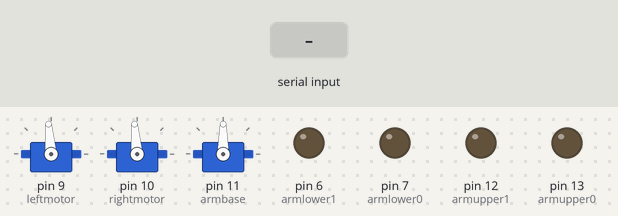
Recording of a sketch running on a simulated Arduino Uno, built with avr-gcc and run on an emulated ATmega328P. Parts: 3 × servo, output pins drawn as LEDs (lit = HIGH). Inputs (shaded band) come from the test bench.

Above: at 1.2 s.
1.3 s: "2" received over Serial
At 1.7 s:
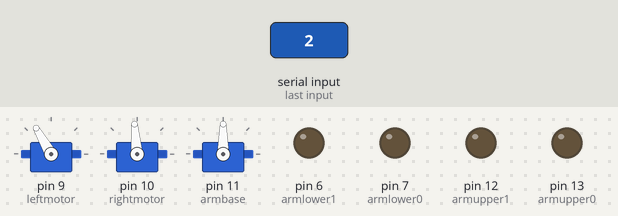
4.0 s: byte 65 ('A') received over Serial
At 4.7 s:
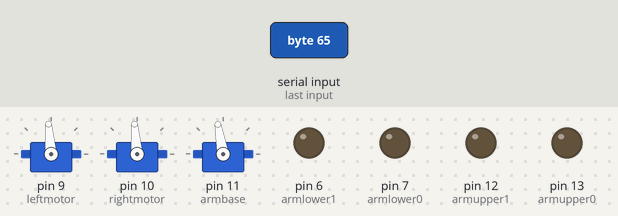
5.5 s: byte 76 ('L') received over Serial
At 5.9 s:
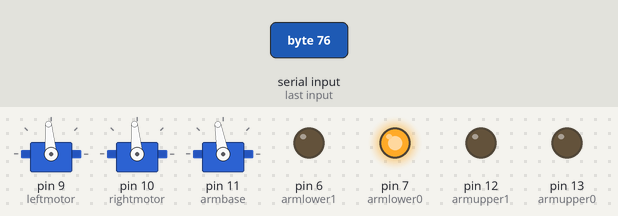
7.0 s: byte 66 ('B') received over Serial
At 8.2 s:
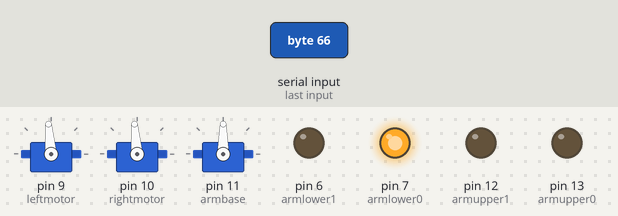
8.5 s: byte 82 ('R') received over Serial
At 9.3 s:
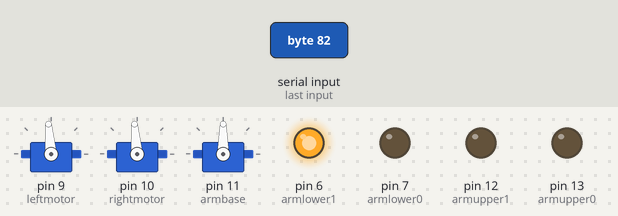
10.0 s: "3" received over Serial
At 10.7 s:
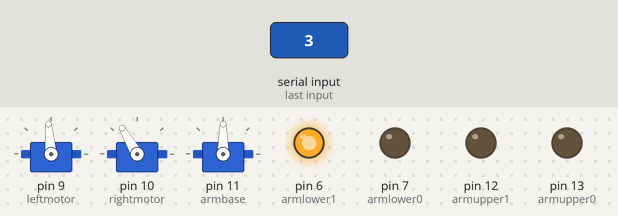
Timing chart, 0 to 13.0 s (numbered marks = the images above; inputs shaded):
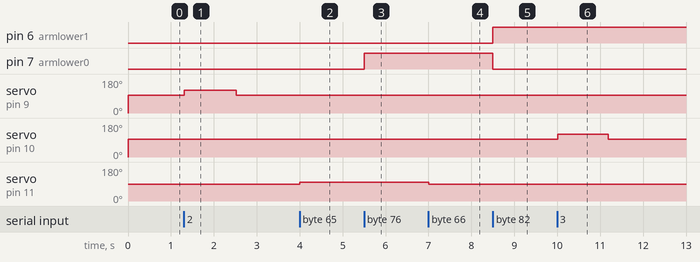

Measured:
- after the input at 1.3 s, servo on pin 9 (leftmotor): 95° → 120° at once, → 95° 1.2 s later
- after the input at 4.0 s, servo on pin 11 (armbase): 90° → 100° at once
- after the input at 5.5 s, pin 7 (armlower0): LOW → HIGH at once
- after the input at 7.0 s, servo on pin 11 (armbase): 100° → 90° at once
- after the input at 8.5 s, pin 6 (armlower1): LOW → HIGH at once; pin 7 (armlower0): HIGH → LOW at once
- after the input at 10.0 s, servo on pin 10 (rightmotor): 95° → 120° at once, → 95° 1.2 s later

The sketch:

Robot_control.ino
```cpp
//Made by Brendon Brown
//Last updated March 11th, 2019
//This code takes the serial data it has received from the xbee and performs actions accordingly
//Pins 5 and 6 have PWM frequency of ~980 Hz and the rest ~490 Hz
//NOTE: the pins I have used and the actions of the robot will change depending on need
//this code expects the robot to be expecting RC/servo signals to work. [Most motor controllers accept this as an input]

//This code needs to be updated and can be improved drastically
//This code will have to be changed every year as long as the robot is changed/updated
//Remember to hook up the circuit correctly and to have a common ground on almost all circuits used in the robot

#include <Servo.h>
//note when using the servo library the frequency is not important because the way servo signals work, be sure to understand why this is...

Servo leftmotor;
Servo rightmotor;
int armupper0 = 13;
int armupper1 = 12;
int armlower0 = 7;
int armlower1 = 6;
Servo armbase;
char controlinput;      //This is where the serial input data gets put
char lastright = '1';   //Records the last left motor input
char lastleft = '0';    //Records the last right motor input
int variableleft;       //This variable is for the value of the left motor
int variableright;      //This variable is for the value of the right motor
int armbasepos = 90;    //This variable is for the value of the base of the arm
int countl = 0;         //The counter here needs to be updated for future applications so its more accurate but right now its a simple solution for lost of signal from the source
int countr = 0;
char armstatel = 'X';   //Records the last state of the lower arm (This actually might not be needed)
char armstateu = 'Y';   //Records the last state of the upper arm (This actually might not be needed)

void setup() {
  leftmotor.attach(9);
  rightmotor.attach(10);
  armbase.attach(11);
  pinMode(armupper0, OUTPUT);
  pinMode(armupper1, OUTPUT);
  pinMode(armlower0, OUTPUT);
  pinMode(armlower1, OUTPUT);
  Serial.begin(9600);
}

void loop() {
  //only update when there is serialdata incoming
  if(Serial.available()>0){
    controlinput = Serial.read();
    //This is for the motor control
    if(controlinput == '0'){
      lastleft = '0';
      countl = 0;
    }
    if(controlinput == '1'){
      lastright = '1';
      countr = 0;
    }
    if(controlinput == '2'){
      lastleft = '2';
      countl = 0;
    }
    if(controlinput == '3'){
      lastright= '3';
      countr = 0;
    }
    if(controlinput == '4'){
      lastleft = '4';
      countl = 0;
    }
    if(controlinput == '5'){
      lastright= '5';
      countr = 0;
    }
    if(controlinput == '6'){
      lastleft = '6';
      countl = 0;
    }
    if(controlinput == '7'){
      lastright= '7';
      countr = 0;
    }
    if(controlinput == '8'){
      lastleft = '8';
      countl = 0;
    }
    if(controlinput == '9'){
      lastright= '9';
      countr = 0;
    }
    //This is for the arm base
    if(controlinput == 'A'){
      if(armbasepos < 180){
        armbasepos = armbasepos + 10;
      }
    }
    if(controlinput == 'B'){
      if(armbasepos > 0){
        armbasepos = armbasepos - 10;
      }
    }
    //This segment of code is for the arm which was controlled with relays and actuactors be sure
    if(controlinput == 'X'){
      armstatel = 'X';
      digitalWrite(armlower0, LOW);
      digitalWrite(armlower1, LOW);
    }
    if(controlinput == 'Y'){
      armstateu = 'Y';
      digitalWrite(armupper0, LOW);
      digitalWrite(armupper1, LOW);
    }
    if(controlinput == 'L'){
      armstatel = 'L';
      digitalWrite(armlower0, HIGH);
      digitalWrite(armlower1, LOW);
    }
    if(controlinput == 'R'){
      armstatel = 'R';
      digitalWrite(armlower0, LOW);
      digitalWrite(armlower1, HIGH);
    }
    if(controlinput == 'U'){
      armstateu = 'U';
      digitalWrite(armupper0, HIGH);
      digitalWrite(armupper1, LOW);
    }
    if(controlinput == 'D'){
      armstateu = 'D';
      digitalWrite(armupper0, LOW);
      digitalWrite(armupper1, HIGH);
    }
  }
  //after serial data was read update all appropriate motors/servos/relays
  leftmotor.write(variableleft);
  rightmotor.write(variableright);
  armbase.write(armbasepos);
  if(armstatel == 'X'){
    digitalWrite(armlower0, LOW);
    digitalWrite(armlower1, LOW);
  }
  if(armstateu == 'Y'){
    digitalWrite(armupper0, LOW);
    digitalWrite(armupper1, LOW);
  }
  //The variables and the limits on them need to be adjusted for each motor controller as they might be too fast or the signal you are sending is just out of range of acceptable input
  //for the motor controller we used the center servo signal wasn't 90 and I had to guess until I found it which ended up being around 95
  //some motor controllers are programmable so this process of guess and check isn't necessary
  if(lastleft == '0'){
    variableleft = 95;
  }
  if(lastright == '1'){
    variableright = 95;
  }
  if(lastleft == '2'){
      if(variableleft < 120){
        variableleft++;
      }
      if(variableleft > 120){
        variableleft--;
      }
  }
  if(lastright == '3'){
      if(variableright < 120){
        variableright++;
      }
      if(variableright > 120){
        variableright--;
      }
  }
  if(lastleft == '4'){
      if(variableleft > 60){
        variableleft--;
      }
      if(variableleft < 60){
        variableleft++;
      }
  }
  if(lastright == '5'){
      if(variableright > 60){
        variableright--;
      }
      if(variableright < 60){
        variableright++;
      }
  }
  if(lastleft == '6'){
      if(variableleft < 150){
        variableleft++;
      }
      if(variableleft > 150){
        variableleft--;
      }
  }
  if(lastright == '7'){
      if(variableright < 150){
        variableright++;
      }
      if(variableright > 150){
        variableright--;
      }
  }
  if(lastleft == '8'){
      if(variableleft > 30){
        variableleft--;
      }
      if(variableleft < 30){
        variableleft++;
      }
  }
  if(lastright == '9'){
      if(variableright > 30){
        variableright--;
      }
      if(variableright < 30){
        variableright++;
      }
  }
  //This count is just a very unprofessional way to make the robot stop if it hasn't recieved input from the controller after so many clock cycles [safety check]
  countl++;
  countr++;
  if(countl >= 5000){
    lastleft = '0';
  }
  if(countr >= 5000){
    lastright = '1';
  }
}
```
